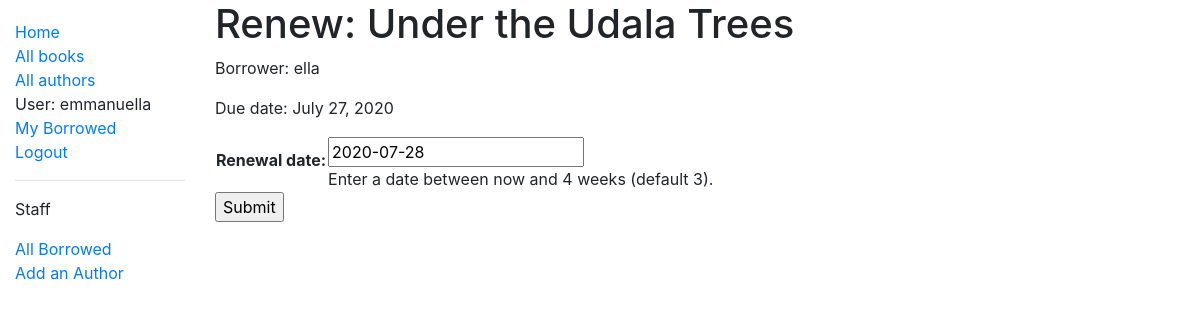
The page /catalog/books/e64e8a6d-0ad9-4097-9c9a-24f35e80e32b/renew/ (signed in) on the database its author committed.
### catalog/models.py (models this page shows, shortened)
class BookInstance(models.Model):
	id = models.UUIDField(primary_key=True, default=uuid.uuid4, help_text='Unique ID for this particular book across the whole library')
	book = models.ForeignKey('Book',on_delete=models.SET_NULL, null=True)
	imprint = models.CharField(max_length=200)
	due_back = models.DateField(null=True, blank=True)
	LOAN_STATUS = (
		('m', 'Maintenance'),
		('o', 'On loan'),
		('a', 'Available'),
		('r', 'Reserved'),
	)
	status = models.CharField(
		max_length=1,
		choices=LOAN_STATUS,
		blank=True,
		default='m',
		help_text='Book availability',
	)
	borrower = models.ForeignKey(User, on_delete=models.SET_NULL, null=True, blank=True)
	class Meta:
		ordering = ['due_back']
		permissions = (("can_mark_returned", "Set book as returned"),)
	@property
	def is_overdue(self):
		if self.due_back and date.today() > self.due_back:
			return True
		return False

class Book(models.Model):
	title = models.CharField(max_length=200)
	author = models.ForeignKey('Author', on_delete=models.SET_NULL, null=True)
	summary = models.TextField(max_length=1000, help_text="Enter a brief summary of the book")
	isbn = models.CharField('ISBN', max_length=13, help_text='13 Character <a href="https://www.isbn-international.org/content/what-isbn">ISBN number</a>')
	genre = models.ManyToManyField(Genre, help_text='Select a genre for this book')
	language = models.ForeignKey(Language, on_delete=models.SET_NULL, null=True)
	def display_genre(self):
		return ', '.join(genre.name for genre in self.genre.all()[:3])
	display_genre.short_description = 'Genre'

### catalog/views.py (the view)
# urls.py: path('books/<uuid:pk>/renew/', views.renew_book_librarian, name="renew-book-librarian"),
@permission_required('catalog.can_mark_returned')
def renew_book_librarian(request, pk):
	book_instance = get_object_or_404(BookInstance, pk=pk)
	if request.method == 'POST':
		form = RenewBookForms(request.POST)
		if form.is_valid():
			book_instance.due_back = form.cleaned_data['renewal_date']
			book_instance.save()
			return HttpResponseRedirect(reverse('all-borrowed'))
	else:
		proposed_renewal_date = datetime.date.today() + datetime.timedelta(weeks=3)
		form = RenewBookForms(initial={'renewal_date': proposed_renewal_date})
	context = {
		'form': form,
		'book_instance': book_instance,
	}
	return render(request, 'catalog/book_renew_librarian.html', context=context)

### catalog/forms.py (shortened to what this page needs)
class RenewBookForms(forms.Form):
	renewal_date = forms.DateField(help_text="Enter a date between now and 4 weeks (default 3).")

### catalog/templates/catalog/book_renew_librarian.html (shortened to what this page needs)
{% extends 'base.html' %}
{% block content %}
	<h1>Renew: {{ book_instance.book.title }}</h1>
	<p>Borrower: {{ book_instance.borrower }}</p>
	<p {%if book_instance.is_overdue %} class="text-danger" {% endif %}>Due date: {{ book_instance.due_back }}</p>
	<form action="" method="post">
		<table>
			{{ form.as_table }}
		</table>
		<input type="submit" value="Submit"/>
	</form>
{% endblock %}

### catalog/templates/base.html (shortened to what this page needs)
<!DOCTYPE html>
<html lang="en">
<head>
  <link rel="stylesheet" href="https://stackpath.bootstrapcdn.com/bootstrap/4.1.3/css/bootstrap.min.css">
  {% load static %}
  <link rel="stylesheet" href="{% static 'css/styles.css' %}">
</head>
<body>
  <div class="container-fluid">
    <div class="row">
      <div class="col-sm-2">
      {% block sidebar %}
        <ul class="sidebar-nav">
          <li><a href="{% url 'index' %}">Home</a></li>
          <li><a href="{% url 'books' %}">All books</a></li>
          <li><a href="{% url 'authors' %}">All authors</a></li>
          {% if user.is_authenticated %}
            <li>User: {{ user.get_username }}</li>
            <li><a href="{% url 'my-borrowed' %}">My Borrowed</a></li>
            <li><a href="{% url 'logout' %}?next={{ request.path }}">Logout</a></li>
          {% else %}
            <li><a href="{% url 'login' %}?next={{ request.path }}">Login</a></li>
          {% endif %}
          {% if perms.catalog.can_mark_returned %}
            <hr>
            <p>Staff</p>
            <a href="{% url 'all-borrowed' %}">All Borrowed</a>
            <li><a href="{% url 'author_create' %}">Add an Author</a></li>
          {% endif %}
        </ul>
      {% endblock %}
      </div>
      <div class="col-sm-10 ">{% block content %}{% endblock %}
      </div>
    </div>
  </div>
</body>
</html>

### catalog/static/css/styles.css (style rules this page uses)
.sidebar-nav { margin-top: 20px; padding: 0; list-style: none; }

### rows shown on the page
BookInstance: book "Under the Udala Trees", borrower "ella", due_back "July 27, 2020"

### other values the page prints
{{ user.get_username }} "emmanuella"
